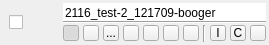
       <widget class="QWidget" name="header_" native="true">
        <property name="minimumSize">
         <size>
          <width>0</width>
          <height>45</height>
         </size>
        </property>
        <property name="maximumSize">
         <size>
          <width>16777215</width>
          <height>45</height>
         </size>
        </property>
        <layout class="QHBoxLayout" name="horizontalLayout_4">
         <property name="spacing">
          <number>0</number>
         </property>
         <property name="leftMargin">
          <number>3</number>
         </property>
         <property name="topMargin">
          <number>1</number>
         </property>
         <property name="rightMargin">
          <number>3</number>
         </property>
         <property name="bottomMargin">
          <number>1</number>
         </property>
         <item>
          <widget class="QWidget" name="checkbox_widget_" native="true">
           <property name="minimumSize">
            <size>
             <width>25</width>
             <height>0</height>
            </size>
           </property>
           <property name="font">
            <font>
             <pointsize>18</pointsize>
            </font>
           </property>
           <layout class="QHBoxLayout" name="horizontalLayout_2">
            <property name="spacing">
             <number>0</number>
            </property>
            <property name="leftMargin">
             <number>3</number>
            </property>
            <property name="topMargin">
             <number>6</number>
            </property>
            <property name="rightMargin">
             <number>0</number>
            </property>
            <property name="bottomMargin">
             <number>6</number>
            </property>
            <item>
             <widget class="QCheckBox" name="selection_checkbox_">
              <property name="sizePolicy">
               <sizepolicy hsizetype="Preferred" vsizetype="Fixed">
                <horstretch>0</horstretch>
                <verstretch>0</verstretch>
               </sizepolicy>
              </property>
              <property name="maximumSize">
               <size>
                <width>16</width>
                <height>16</height>
               </size>
              </property>
              <property name="toolTip">
               <string>Check this box to select this layer</string>
              </property>
              <property name="text">
               <string notr="true"/>
              </property>
              <property name="tristate">
               <bool>false</bool>
              </property>
             </widget>
            </item>
           </layout>
          </widget>
         </item>
         <item>
          <widget class="QWidget" name="type_" native="true">
           <property name="sizePolicy">
            <sizepolicy hsizetype="Fixed" vsizetype="Fixed">
             <horstretch>0</horstretch>
             <verstretch>0</verstretch>
            </sizepolicy>
           </property>
           <property name="minimumSize">
            <size>
             <width>31</width>
             <height>39</height>
            </size>
           </property>
           <property name="maximumSize">
            <size>
             <width>31</width>
             <height>39</height>
            </size>
           </property>
           <property name="mouseTracking">
            <bool>true</bool>
           </property>
           <layout class="QHBoxLayout" name="horizontalLayout">
            <property name="spacing">
             <number>0</number>
            </property>
            <property name="margin">
             <number>1</number>
            </property>
            <item>
             <widget class="QWidget" name="typeGradient_" native="true">
              <property name="sizePolicy">
               <sizepolicy hsizetype="Fixed" vsizetype="Fixed">
                <horstretch>0</horstretch>
                <verstretch>0</verstretch>
               </sizepolicy>
              </property>
              <property name="minimumSize">
               <size>
                <width>29</width>
                <height>37</height>
               </size>
              </property>
              <property name="maximumSize">
               <size>
                <width>31</width>
                <height>37</height>
               </size>
              </property>
              <property name="mouseTracking">
               <bool>true</bool>
              </property>
              <layout class="QHBoxLayout" name="horizontalLayout_9">
               <property name="spacing">
                <number>0</number>
               </property>
               <property name="margin">
                <number>0</number>
               </property>
              </layout>
             </widget>
            </item>
           </layout>
          </widget>
         </item>
         <item>
          <widget class="QWidget" name="widget" native="true">
           <property name="minimumSize">
            <size>
             <width>0</width>
             <height>39</height>
            </size>
           </property>
           <property name="maximumSize">
            <size>
             <width>16777215</width>
             <height>39</height>
            </size>
           </property>
           <layout class="QVBoxLayout" name="verticalLayout">
            <property name="spacing">
             <number>0</number>
            </property>
            <property name="leftMargin">
             <number>4</number>
            </property>
            <property name="topMargin">
             <number>0</number>
            </property>
            <property name="rightMargin">
             <number>0</number>
            </property>
            <property name="bottomMargin">
             <number>0</number>
            </property>
            <item>
             <widget class="QLineEdit" name="label_">
              <property name="sizePolicy">
               <sizepolicy hsizetype="Ignored" vsizetype="Fixed">
                <horstretch>0</horstretch>
                <verstretch>0</verstretch>
               </sizepolicy>
              </property>
              <property name="minimumSize">
               <size>
                <width>0</width>
                <height>18</height>
               </size>
              </property>
              <property name="maximumSize">
               <size>
                <width>16777215</width>
                <height>18</height>
               </size>
              </property>
              <property name="focusPolicy">
               <enum>Qt::ClickFocus</enum>
              </property>
              <property name="toolTip">
               <string>Click here to edit the name</string>
              </property>
              <property name="autoFillBackground">
               <bool>false</bool>
              </property>
              <property name="inputMask">
               <string notr="true"/>
              </property>
              <property name="text">
               <string notr="true">2116_test-2_121709-booger</string>
              </property>
              <property name="frame">
               <bool>false</bool>
              </property>
              <property name="alignment">
               <set>Qt::AlignBottom|Qt::AlignLeading|Qt::AlignLeft</set>
              </property>
             </widget>
            </item>
            <item>
             <widget class="Line" name="line">
              <property name="orientation">
               <enum>Qt::Horizontal</enum>
              </property>
             </widget>
            </item>
            <item>
             <widget class="QWidget" name="widget_2" native="true">
              <property name="minimumSize">
               <size>
                <width>0</width>
                <height>18</height>
               </size>
              </property>
              <property name="maximumSize">
               <size>
                <width>16777215</width>
                <height>18</height>
               </size>
              </property>
              <layout class="QHBoxLayout" name="horizontalLayout_3">
               <property name="spacing">
                <number>4</number>
               </property>
               <property name="leftMargin">
                <number>0</number>
               </property>
               <property name="topMargin">
                <number>1</number>
               </property>
               <property name="rightMargin">
                <number>0</number>
               </property>
               <property name="bottomMargin">
                <number>0</number>
               </property>
               <item>
                <widget class="QToolButton" name="visibility_button_">
                 <property name="minimumSize">
                  <size>
                   <width>16</width>
                   <height>16</height>
                  </size>
                 </property>
                 <property name="maximumSize">
                  <size>
                   <width>16</width>
                   <height>16</height>
                  </size>
                 </property>
                 <property name="toolTip">
                  <string>Turn on or off this layer's visibility</string>
                 </property>
                 <property name="text">
                  <string/>
                 </property>
                 <property name="icon">
                  <iconset resource="../../Resources/QtResources.qrc">
                   <normaloff>:/Images/VisibleOff.png</normaloff>
                   <normalon>:/Images/Visible.png</normalon>:/Images/VisibleOff.png</iconset>
                 </property>
                 <property name="checkable">
                  <bool>true</bool>
                 </property>
                 <property name="checked">
                  <bool>true</bool>
                 </property>
                </widget>
               </item>
               <item>
                <widget class="QToolButton" name="advanced_visibility_button_">
                 <property name="minimumSize">
                  <size>
                   <width>16</width>
                   <height>16</height>
                  </size>
                 </property>
                 <property name="maximumSize">
                  <size>
                   <width>16</width>
                   <height>16</height>
                  </size>
                 </property>
                 <property name="text">
                  <string/>
                 </property>
                 <property name="checkable">
                  <bool>true</bool>
                 </property>
                </widget>
               </item>
               <item>
                <widget class="QToolButton" name="info_button_">
                 <property name="minimumSize">
                  <size>
                   <width>16</width>
                   <height>16</height>
                  </size>
                 </property>
                 <property name="maximumSize">
                  <size>
                   <width>16</width>
                   <height>16</height>
                  </size>
                 </property>
                 <property name="text">
                  <string>...</string>
                 </property>
                 <property name="icon">
                  <iconset resource="../../Resources/QtResources.qrc">
                   <normaloff>:/Images/InfoOff.png</normaloff>
                   <normalon>:/Images/Info.png</normalon>:/Images/InfoOff.png</iconset>
                 </property>
                 <property name="checkable">
                  <bool>true</bool>
                 </property>
                </widget>
               </item>
               <item>
                <widget class="QToolButton" name="opacity_button_">
                 <property name="minimumSize">
                  <size>
                   <width>16</width>
                   <height>16</height>
                  </size>
                 </property>
                 <property name="maximumSize">
                  <size>
                   <width>16</width>
                   <height>16</height>
                  </size>
                 </property>
                 <property name="text">
                  <string/>
                 </property>
                 <property name="icon">
                  <iconset resource="../../Resources/QtResources.qrc">
                   <normaloff>:/Images/OpacityOff.png</normaloff>
                   <normalon>:/Images/Opacity.png</normalon>:/Images/OpacityOff.png</iconset>
                 </property>
                 <property name="checkable">
                  <bool>true</bool>
                 </property>
                </widget>
               </item>
               <item>
                <widget class="QToolButton" name="appearance_button_">
                 <property name="minimumSize">
                  <size>
                   <width>16</width>
                   <height>16</height>
                  </size>
                 </property>
                 <property name="maximumSize">
                  <size>
                   <width>16</width>
                   <height>16</height>
                  </size>
                 </property>
                 <property name="toolTip">
                  <string>Open the opacity menu</string>
                 </property>
                 <property name="text">
                  <string/>
                 </property>
                 <property name="checkable">
                  <bool>true</bool>
                 </property>
                </widget>
               </item>
               <item>
                <widget class="QToolButton" name="lock_button_">
                 <property name="minimumSize">
                  <size>
                   <width>16</width>
                   <height>16</height>
                  </size>
                 </property>
                 <property name="maximumSize">
                  <size>
                   <width>16</width>
                   <height>16</height>
                  </size>
                 </property>
                 <property name="font">
                  <font>
                   <pointsize>25</pointsize>
                   <weight>75</weight>
                   <bold>true</bold>
                  </font>
                 </property>
                 <property name="toolTip">
                  <string>Lock or unlock the layer</string>
                 </property>
                 <property name="text">
                  <string/>
                 </property>
                 <property name="icon">
                  <iconset resource="../../Resources/QtResources.qrc">
                   <normaloff>:/Images/LockOff.png</normaloff>
                   <normalon>:/Images/Lock.png</normalon>:/Images/LockOff.png</iconset>
                 </property>
                 <property name="iconSize">
                  <size>
                   <width>16</width>
                   <height>16</height>
                  </size>
                 </property>
                 <property name="checkable">
                  <bool>true</bool>
                 </property>
                 <property name="checked">
                  <bool>false</bool>
                 </property>
                </widget>
               </item>
               <item>
                <widget class="QToolButton" name="volume_rendered_button_">
                 <property name="minimumSize">
                  <size>
                   <width>16</width>
                   <height>16</height>
                  </size>
                 </property>
                 <property name="maximumSize">
                  <size>
                   <width>16</width>
                   <height>16</height>
                  </size>
                 </property>
                 <property name="toolTip">
                  <string>Turn on or off the volume render</string>
                 </property>
                 <property name="text">
                  <string/>
                 </property>
                 <property name="icon">
                  <iconset resource="../../Resources/QtResources.qrc">
                   <normaloff>:/Images/VolumeVisibleOff.png</normaloff>
                   <normalon>:/Images/VolumeVisible.png</normalon>:/Images/VolumeVisibleOff.png</iconset>
                 </property>
                </widget>
               </item>
               <item>
                <widget class="Line" name="iso_control_separator_line_">
                 <property name="orientation">
                  <enum>Qt::Vertical</enum>
                 </property>
                </widget>
               </item>
               <item>
                <widget class="QToolButton" name="show_iso_surface_button_">
                 <property name="minimumSize">
                  <size>
                   <width>16</width>
                   <height>16</height>
                  </size>
                 </property>
                 <property name="maximumSize">
                  <size>
                   <width>16</width>
                   <height>16</height>
                  </size>
                 </property>
                 <property name="toolTip">
                  <string>Show or hide the iso-surface</string>
                 </property>
                 <property name="text">
                  <string>I</string>
                 </property>
                 <property name="icon">
                  <iconset resource="../../Resources/QtResources.qrc">
                   <normaloff>:/Images/IsosurfaceVisibleOff.png</normaloff>
                   <normalon>:/Images/IsosurfaceVisible.png</normalon>:/Images/IsosurfaceVisibleOff.png</iconset>
                 </property>
                 <property name="checkable">
                  <bool>true</bool>
                 </property>
                </widget>
               </item>
               <item>
                <widget class="QToolButton" name="compute_iso_surface_button_">
                 <property name="minimumSize">
                  <size>
                   <width>16</width>
                   <height>16</height>
                  </size>
                 </property>
                 <property name="maximumSize">
                  <size>
                   <width>16</width>
                   <height>16</height>
                  </size>
                 </property>
                 <property name="toolTip">
                  <string>Compute the iso-surface</string>
                 </property>
                 <property name="text">
                  <string>C</string>
                 </property>
                 <property name="icon">
                  <iconset resource="../../Resources/QtResources.qrc">
                   <normaloff>:/Images/IsosurfaceComputeOff.png</normaloff>
                   <normalon>:/Images/IsosurfaceCompute.png</normalon>:/Images/IsosurfaceComputeOff.png</iconset>
                 </property>
                 <property name="checkable">
                  <bool>false</bool>
                 </property>
                </widget>
               </item>
               <item>
                <widget class="QToolButton" name="delete_iso_surface_button_">
                 <property name="minimumSize">
                  <size>
                   <width>16</width>
                   <height>16</height>
                  </size>
                 </property>
                 <property name="maximumSize">
                  <size>
                   <width>16</width>
                   <height>16</height>
                  </size>
                 </property>
                 <property name="toolTip">
                  <string>Delete the iso-surface</string>
                 </property>
                 <property name="text">
                  <string/>
                 </property>
                 <property name="icon">
                  <iconset resource="../../Resources/QtResources.qrc">
                   <normaloff>:/Images/IsosurfaceDeleteOff.png</normaloff>
                   <normalon>:/Images/IsosurfaceDelete.png</normalon>:/Images/IsosurfaceDeleteOff.png</iconset>
                 </property>
                </widget>
               </item>
               <item>
                <spacer name="horizontalSpacer">
                 <property name="orientation">
                  <enum>Qt::Horizontal</enum>
                 </property>
                 <property name="sizeHint" stdset="0">
                  <size>
                   <width>0</width>
                   <height>20</height>
                  </size>
                 </property>
                </spacer>
               </item>
              </layout>
             </widget>
            </item>
           </layout>
          </widget>
         </item>
        </layout>
       </widget>
